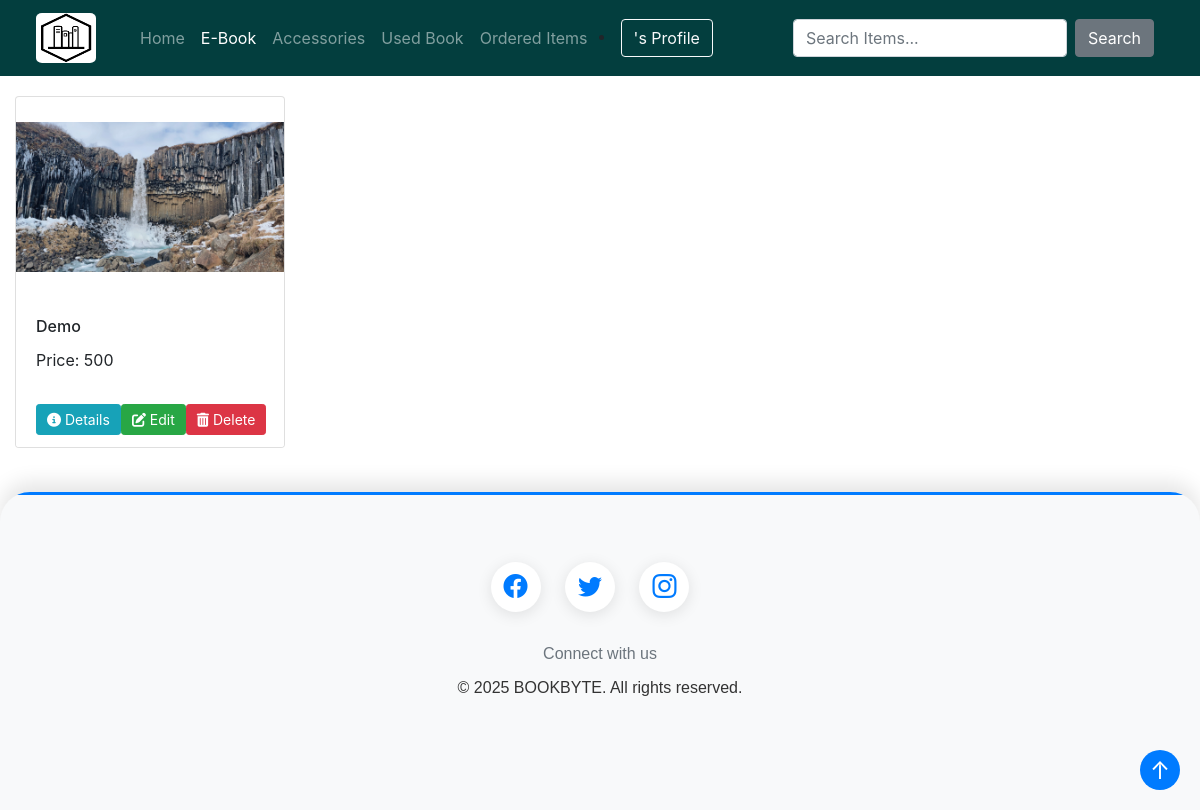
The page /ebook/ on the database its author committed.
### products/models.py (models this page shows, shortened)
class Ebook(models.Model):
    title = models.CharField(max_length=200)
    author = models.CharField(max_length=200)
    description = models.TextField(blank=True, null=True)
    image = models.ImageField(upload_to='images/', blank=True, null=True, default='images/default.jpg')
    price = models.IntegerField(blank=True, null=True)
    date_time = models.DateTimeField(auto_now_add=True, blank=True, null=True)

### products/views.py (the view)
# urls.py: path('ebook/', b_views.ebooks, name='ebook'),
def ebooks(request):
    products = Ebook.objects.all().order_by('-date_time')
    context = {'products': products}
    return render(request, template_name='ebook.html', context=context)

### products/templates/ebook.html (shortened to what this page needs)
{% extends 'main.html' %}
{% load static %}
{% block content %}
<link rel="stylesheet" href="{% static 'css/home.css' %}">
<link rel="stylesheet" href="https://cdnjs.cloudflare.com/ajax/libs/font-awesome/6.4.0/css/all.min.css">
<div class="container" style="margin-top: 20px">
    <div class="row">
        {% for p in products %}
        <div class="col-md-3 mb-4">
            <div class="card h-100 shadow-sm">
                {% if p.image %}
                <img src="{{ p.image.url }}" class="card-img-top" style="height: 200px; object-fit: contain;" alt="...">
                {% endif %}
                <div class="card-body">
                    <h6 class="card-title">{{ p.title }}</h6>
                    <p class="card-text">Price: {{ p.price }}</p>
                </div>
                <div class="card-footer bg-white border-top-0">
                    <div class="d-flex justify-content-between gap-2">
                        <a href="{% url 'ebook_details' p.id %}" class="btn btn-info btn-sm rounded-pill text-white flex-fill">
                            <i class="fas fa-info-circle me-1"></i> Details
                        </a>
                        <a href="{% url 'update_ebook' p.id %}" class="btn btn-success btn-sm rounded-pill text-white flex-fill">
                            <i class="fas fa-edit me-1"></i> Edit
                        </a>
                        <button onclick="displayDeletePopup('{% url 'delete_ebook' p.id %}')" class="btn btn-danger btn-sm rounded-pill text-white flex-fill">
                            <i class="fas fa-trash-alt me-1"></i> Delete
                        </button>
                    </div>
                </div>
            </div>
        </div>
        {% endfor %}
    </div>
</div>
{% endblock %}

### static/css/home.css (style rules this page uses)
.btn { transition: all 0.3s ease-in-out; }
.card-footer .btn { white-space: nowrap; padding: 4px 10px; }

### static/css/footer.css (style rules this page uses)
.container { max-width: 1200px; margin: 0 auto; padding: 0 15px; }

### rows shown on the page
Ebook: image (picture), title "Demo", price "500"
